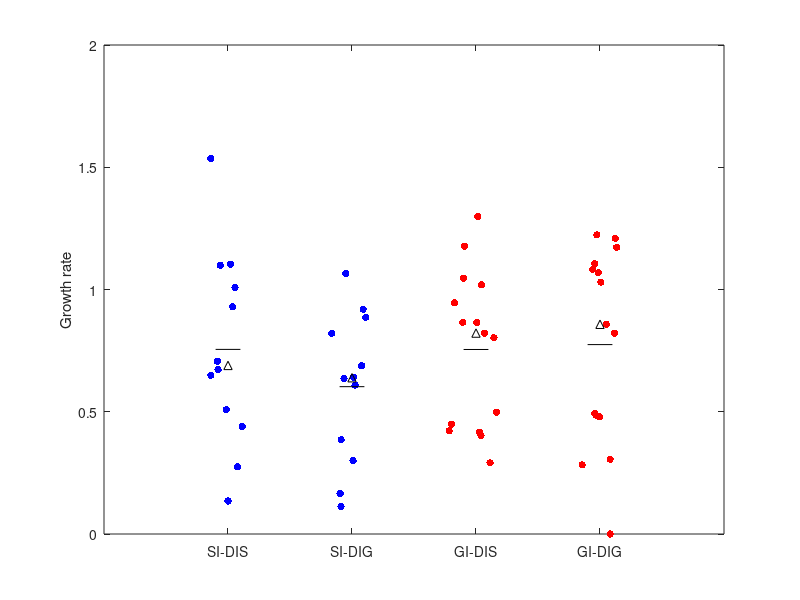
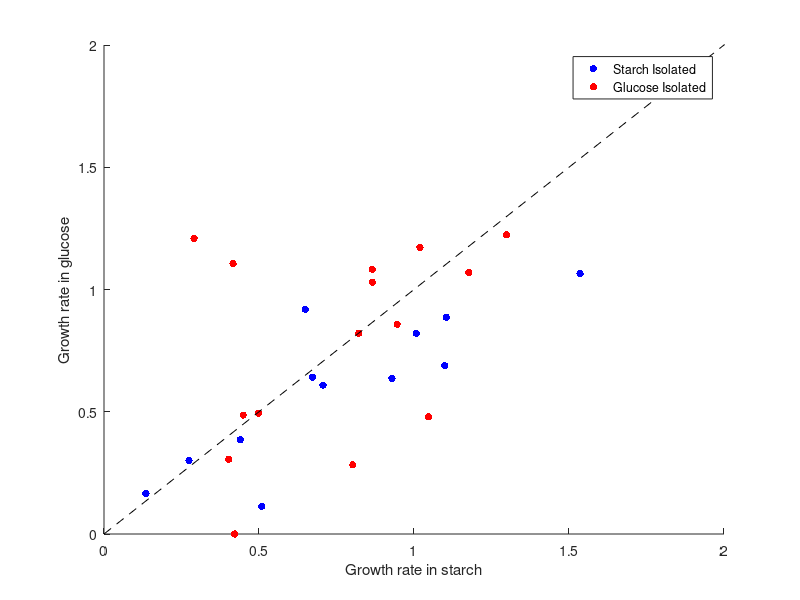
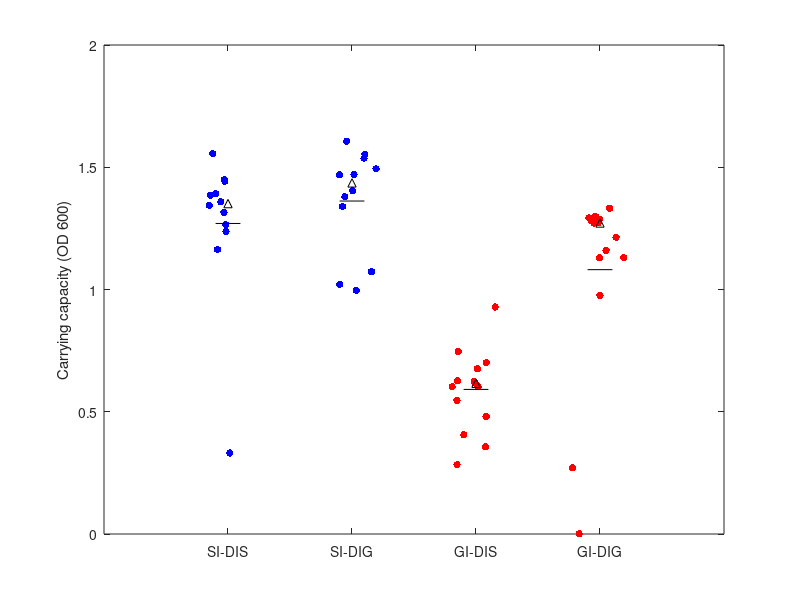
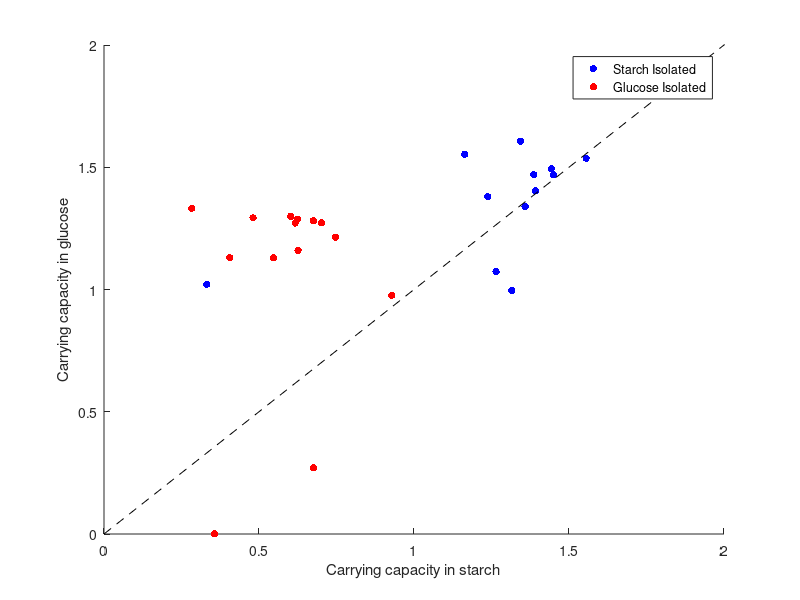

Here is the MATLAB script that generated these plots, in order:
clear

%% Growth rate

SI_GIS = [0.13505 0.50865 0.67235 0.64915 0.70645 1.5358 0.4395 1.1042 1.00745 0.27445 1.0992 0.9286];
SI_GIG = [0.16555 0.1128 0.64185 0.9193 0.6091 1.06505 0.38515 0.88655 0.821 0.30035 0.68825 0.6363];
GI_GIS = [0.86545 0.4216 1.0467 0.94565 1.1768 0.8025 1.019 0.4165 0.8653 0.82175 0.40215 1.2984 0.29075 0.44915 0.49845];
GI_GIG = [1.03025 0 0.47945 0.85765 1.0691 0.2827 1.1723 1.1061 1.08285 0.8214 0.3058 1.2232 1.20885 0.4865 0.4937];

jt = 0.1;
figure (1)
plot(1+jt*randn(1,length(SI_GIS)),SI_GIS,'b.','MarkerSize',16) % plot jittered data points
hold on
plot([1-jt, 1+jt], mean(SI_GIS)*[1,1],'k') % mark mean
plot(1, median(SI_GIS),'k^') % mark median
plot(2+jt*randn(1,length(SI_GIG)),SI_GIG,'b.','MarkerSize',16) % plot jittered data points
plot([2-jt, 2+jt], mean(SI_GIG)*[1,1],'k') % mark mean
plot(2, median(SI_GIG),'k^') % mark median
plot(3+jt*randn(1,length(GI_GIS)),GI_GIS,'r.','MarkerSize',16) % plot jittered data points
plot([3-jt, 3+jt], mean(GI_GIS)*[1,1],'k') % mark mean
plot(3, median(GI_GIS),'k^') % mark median
plot(4+jt*randn(1,length(GI_GIG)),GI_GIG,'r.','MarkerSize',16) % plot jittered data points
plot([4-jt, 4+jt], mean(GI_GIG)*[1,1],'k') % mark mean
plot(4, median(GI_GIG),'k^') % mark median
set(gca,'XTick',[1 2 3 4],'XTickLabel',{'SI-DIS','SI-DIG','GI-DIS','GI-DIG'})
ylabel('Growth rate')
xlim([0 5])
ylim([0 2])

figure(2)
hold on
plot(SI_GIS, SI_GIG, 'b.', 'MarkerSize',16)
plot(GI_GIS, GI_GIG, 'r.', 'MarkerSize', 16)
x = linspace(0,100);
y = linspace(0,100);
plot(x, y, 'k--');
xlabel('Growth rate in starch')
ylabel('Growth rate in glucose')
xlim([0 2])
ylim([0 2])
legend('Starch Isolated', 'Glucose Isolated')
hold off


% compare SI_DIS and SI_DIG
pSS_SG = ranksum(SI_GIS,SI_GIG)
% compare SI_DIS and GI_DIS
pSS_GS = ranksum(SI_GIS,GI_GIS)
% compare SI_DIS and GI_DIG
pSS_GG = ranksum(SI_GIS,GI_GIG)
% compare SI_DIG and GI_DIS
pSG_GS = ranksum(SI_GIG,GI_GIS)
% compare SI_DIG and GI_DIG
pSG_GG = ranksum(SI_GIG,GI_GIG)
% compare GI_DIS and GI_DIG
pGS_GG = ranksum(GI_GIS,GI_GIG)


%% Carrying capacity 

SI_IS = [1.3151 1.2649 1.3858 1.4498 1.1636 1.344 1.2378 1.55535 1.443 0.33125 1.392 1.35865];
SI_IG = [0.996 1.07315 1.4699 1.4685 1.55325 1.60685 1.3794 1.5371 1.4935 1.02125 1.4034 1.33975];
GI_IS = [0.7465 0.35625 0.9284 0.54625 0.602 0.676 0.60225 0.626 0.62425 0.70135 0.61635 0.67555 0.48075 0.28315 0.4055];
GI_IG = [1.2139 0.0005 0.97615 1.129 1.298 0.2709 1.29985 1.1604 1.28755 1.2725 1.272 1.28135 1.293 1.332 1.13015];

jt = 0.1;
figure (3)
plot(1+jt*randn(1,length(SI_IS)),SI_IS,'b.','MarkerSize',16) % plot jittered data points
hold on
plot([1-jt, 1+jt], mean(SI_IS)*[1,1],'k') % mark mean
plot(1, median(SI_IS),'k^') % mark median
plot(2+jt*randn(1,length(SI_IG)),SI_IG,'b.','MarkerSize',16) % plot jittered data points
plot([2-jt, 2+jt], mean(SI_IG)*[1,1],'k') % mark mean
plot(2, median(SI_IG),'k^') % mark median
plot(3+jt*randn(1,length(GI_IS)),GI_IS,'r.','MarkerSize',16) % plot jittered data points
plot([3-jt, 3+jt], mean(GI_IS)*[1,1],'k') % mark mean
plot(3, median(GI_IS),'k^') % mark median
plot(4+jt*randn(1,length(GI_IG)),GI_IG,'r.','MarkerSize',16) % plot jittered data points
plot([4-jt, 4+jt], mean(GI_IG)*[1,1],'k') % mark mean
plot(4, median(GI_IG),'k^') % mark median
set(gca,'XTick',[1 2 3 4],'XTickLabel',{'SI-DIS','SI-DIG','GI-DIS','GI-DIG'})
ylabel('Carrying capacity (OD 600)')
xlim([0 5])
ylim([0 2])

figure(4)
hold on
plot(SI_IS, SI_IG, 'b.', 'MarkerSize',16)
plot(GI_IS, GI_IG, 'r.', 'MarkerSize', 16)
x = linspace(0,100);
y = linspace(0,100);
plot(x, y, 'k--');
xlabel('Carrying capacity in starch')
ylabel('Carrying capacity in glucose')
xlim([0 2])
ylim([0 2])
legend('Starch Isolated', 'Glucose Isolated')
hold off


% compare SI_DIS and SI_DIG
cSS_SG = ranksum(SI_IS,SI_IG)
% compare SI_DIS and GI_DIS
cSS_GS = ranksum(SI_IS,GI_IS)
% compare SI_DIS and GI_DIG
cSS_GG = ranksum(SI_IS,GI_IG)
% compare SI_DIG and GI_DIS
cSG_GS = ranksum(SI_IG,GI_IS)
% compare SI_DIG and GI_DIG
cSG_GG = ranksum(SI_IG,GI_IG)
% compare GI_DIS and GI_DIG
cGS_GG = ranksum(GI_IS,GI_IG)


%% Growth vs degradation

SI_DIS = [99.00 49.795 57.895 56.03 60.32 21.935 50.85 46.32 45.205 43.14 55.93 50.835];
SI_DIG = [56.26 53.44 32.755 28.22 36.45 38.865 40.11 31.39 27.245 54.23 20.225 25.29];
GI_DIS = [48.555 40.275 40.125 39.445 30.755 25.31 31.69 29.28 33.33 32.64 99.545 34.525 16.585 75.245 39.045];
GI_DIG = [32.23 0 34.395 30.96 20.71 8.695 29.095 21.305 29.39 31.185 99.52 28.74 21.01 24.635 34.6];

figure(5)
hold on
plot(SI_IS, SI_DIS, 'b.', 'MarkerSize',16)
plot(SI_IG, SI_DIG, 'bx', 'MarkerSize', 12)
x = linspace(0,100);
y = linspace(0,100);
%plot(x, y, 'k--');
xlabel('Carrying capacity')
ylabel('Degradation efficiency (%)')
xlim([0 1.8])
ylim([0 100])
legend('In Starch', 'In Glucose')
title('Starch isolated strains')
hold off

figure(6)
hold on
plot(GI_IS, GI_DIS, 'r.', 'MarkerSize',16)
plot(GI_IG, GI_DIG, 'rx', 'MarkerSize', 12)
x = linspace(0,100);
y = linspace(0,100);
%plot(x, y, 'k--');
xlabel('Carrying capacity')
ylabel('Degradation efficiency (%)')
xlim([0 1.8])
ylim([0 100])
legend('In Starch', 'In Glucose')
title('Glucose isolated strains')
hold off

figure(7)
hold on
plot(SI_GIS, SI_DIS, 'b.', 'MarkerSize',16)
plot(SI_GIG, SI_DIG, 'bx', 'MarkerSize', 12)
x = linspace(0,100);
y = linspace(0,100);
%plot(x, y, 'k--');
xlabel('Growth rate')
ylabel('Degradation efficiency (%)')
xlim([0 1.8])
ylim([0 100])
legend('In Starch', 'In Glucose')
title('Starch isolated strains')
hold off

figure(8)
hold on
plot(GI_GIS, GI_DIS, 'r.', 'MarkerSize',16)
plot(GI_GIG, GI_DIG, 'rx', 'MarkerSize', 12)
x = linspace(0,100);
y = linspace(0,100);
%plot(x, y, 'k--');
xlabel('Growth rate')
ylabel('Degradation efficiency (%)')
xlim([0 1.8])
ylim([0 100])
legend('In Starch', 'In Glucose')
title('Glucose isolated strains')
hold off